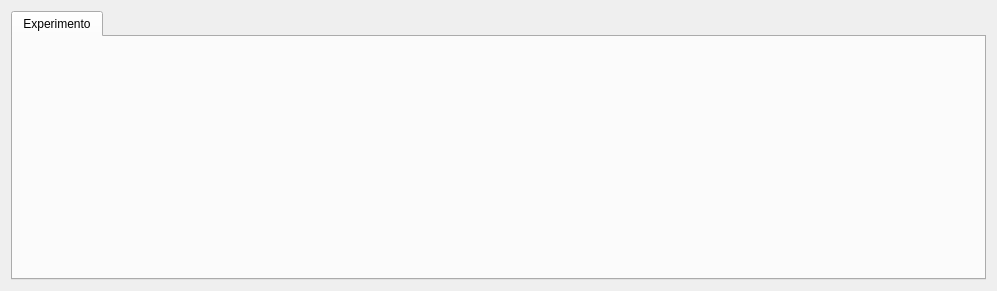
        <widget class="QWidget" name="comparisonReportPage">
         <property name="geometry">
          <rect>
           <x>0</x>
           <y>0</y>
           <width>997</width>
           <height>291</height>
          </rect>
         </property>
         <attribute name="label">
          <string>Reporte</string>
         </attribute>
         <layout class="QVBoxLayout" name="verticalLayout_2">
          <item>
           <widget class="QTabWidget" name="comparisonReportTabWidget">
            <property name="currentIndex">
             <number>0</number>
            </property>
            <widget class="QWidget" name="expComparisonReportTab1">
             <attribute name="title">
              <string>Experimento</string>
             </attribute>
             <layout class="QHBoxLayout" name="expPerformanceTab1HLayout_3" stretch="9">
              <item>
               <widget class="QWidget" name="graphicComparisonReportWidget" native="true">
                <layout class="QVBoxLayout" name="graphicPerformanceWidgetVLayout_3">
                 <property name="spacing">
                  <number>0</number>
                 </property>
                 <property name="leftMargin">
                  <number>0</number>
                 </property>
                 <property name="topMargin">
                  <number>0</number>
                 </property>
                 <property name="rightMargin">
                  <number>0</number>
                 </property>
                 <property name="bottomMargin">
                  <number>0</number>
                 </property>
                 <item>
                  <layout class="QVBoxLayout" name="graphicComparisonReportVLayout">
                   <property name="spacing">
                    <number>0</number>
                   </property>
                  </layout>
                 </item>
                </layout>
               </widget>
              </item>
             </layout>
            </widget>
           </widget>
          </item>
         </layout>
        </widget>
